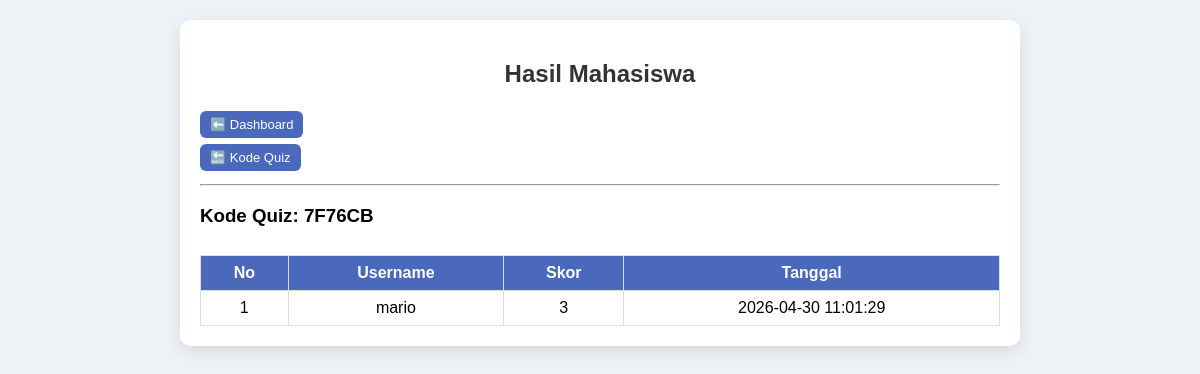
Page /lihat_semua_hasil.php?kode=7F76CB (signed in) on the committed database.
### tables this page shows
CREATE TABLE `hasil` (
  `id` int(11) NOT NULL,
  `user_id` int(11) DEFAULT NULL,
  `skor` int(11) DEFAULT NULL,
  `tanggal` timestamp NOT NULL DEFAULT current_timestamp(),
  `kode_quiz` varchar(20) DEFAULT NULL
);

CREATE TABLE `users` (
  `id` int(11) NOT NULL,
  `username` varchar(50) DEFAULT NULL,
  `password` varchar(50) DEFAULT NULL,
  `role` varchar(20) DEFAULT NULL
);

### lihat_semua_hasil.php (the view, shortened to what this page needs)
<?php
include "koneksi.php";
$kode = $_GET['kode'] ?? '';
?>
<link rel="stylesheet" href="style.css">
<div class="card">
<h2>Hasil Mahasiswa</h2>
<div style="margin-bottom:10px;">
    <a href="dashboard.php" class="btn">⬅️ Dashboard</a>
    <div style="margin-bottom:10px;">
    <a href="lihat_semua_hasil.php" class="btn">🔙 Kode Quiz</a>
</div>
</div>
<hr>
<?php
$result = mysqli_query($conn, "
    SELECT hasil.*, users.username
    FROM hasil
    JOIN users ON hasil.user_id = users.id
    WHERE hasil.kode_quiz='$kode'
");
?>
<h3>Kode Quiz: <?php echo $kode; ?></h3>
<div style="overflow-x:auto;">
<table border="1" cellpadding="10" cellspacing="0" style="width:100%; border-collapse:collapse;">
<tr style="background:#4a69bd; color:white;">
    <th>No</th>
    <th>Username</th>
    <th>Skor</th>
    <th>Tanggal</th>
</tr>
<?php
$no = 1;
if (mysqli_num_rows($result) > 0) {
    while ($row = mysqli_fetch_assoc($result)) {
?>
<tr>
    <td><?php echo $no++; ?></td>
    <td><?php echo $row['username']; ?></td>
    <td><?php echo $row['skor']; ?></td>
    <td><?php echo $row['tanggal']; ?></td>
</tr>
<?php
    }
} else {
?>
<tr>
    <td colspan="4">Belum ada yang mengerjakan</td>
</tr>
<?php } ?>
</table>
</div>
</div>

### style.css (style rules this page uses)
h2 { text-align: center; color: #333; }
a { color: #4a69bd; text-decoration: none; }
.card { max-width: 800px; margin: auto; background: white; padding: 20px; border-radius: 10px; box-shadow: 0 5px 15px rgba(0,0,0,0.1); }
.btn { display: block; text-align: center; padding: 10px; background: #4a69bd; color: white; border-radius: 6px; text-decoration: none; }
.btn { display: inline-block; padding: 6px 10px; background: #4a69bd; color: white; border-radius: 6px; text-decoration: none; font-size: 13px; margin: 3px 4px 3px 0; transition: 0.2s; }
table { width: 100%; border-collapse: collapse; margin-top: 10px; background: white; }
th { background: #4a69bd; color: white; }
td, th { padding: 8px; border: 1px solid #ddd; text-align: center; }

### rows in the picture
hasil: user.username "mario", skor "3", tanggal "2026-04-30 11:01:29"

### other values in the picture
$kode "7F76CB"
